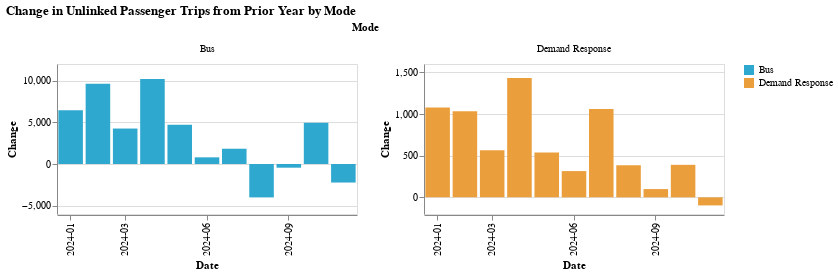

Write notebook code for a chart like this one.
### Code cell
make_bar_chart(by_mode_long[by_mode_long["period_year"] >= 2024], y_col = "change_1yr", color_col = "Mode")

### Figure 1 — Vega-Lite specification as saved in the notebook (floating-point values rounded to 4 significant figures)
{"config": {"view": {"continuousWidth": 300, "continuousHeight": 300}}, "data": {"name": "data-03d7c1ed23aab6035a5f9226ba645ec3"}, "facet": {"field": "Mode", "type": "nominal"}, "spec": {"mark": {"type": "bar"}, "encoding": {"color": {"field": "Mode", "scale": {"range": ["#2EA8CE", "#EB9F3C", "#F4D837", "#51BF9D", "#8CBCCB", "#9487C0", "#136C97", "#E16B26", "#F6BF16", "#00896B", "#7790A3", "#5B559C"]}, "title": "", "type": "nominal"}, "tooltip": [{"field": "period_year_month", "type": "nominal"}, {"field": "change_1yr", "type": "quantitative"}, {"field": "Mode", "type": "nominal"}, {"field": "RTPA", "type": "nominal"}], "x": {"axis": {"values": ["2024-01", "2024-03", "2024-06", "2024-09"]}, "field": "period_year_month", "title": "Date", "type": "ordinal"}, "y": {"field": "change_1yr", "title": "Change", "type": "quantitative"}}, "height": 150, "name": "view_6", "width": 300}, "columns": 2, "params": [{"name": "param_6", "select": {"type": "interval", "encodings": ["x", "y"]}, "bind": "scales", "views": ["view_6"]}], "resolve": {"scale": {"x": "shared", "y": "independent"}}, "title": "Change in Unlinked Passenger Trips from Prior Year by Mode", "$schema": "https://vega.github.io/schema/vega-lite/v5.17.0.json", "datasets": {"data-03d7c1ed23aab6035a5f9226ba645ec3": [{"Mode": "Bus", "RTPA": "Butte County Association of Governments", "period_year": 2024, "period_month": 1, "period_year_month": "2024-01", "upt": 47160.0, "previous_y_m_upt": 40700.0, "change_1yr": 6459.0, "pct_change_1yr": 13.7}, {"Mode": "Bus", "RTPA": "Butte County Association of Governments", "period_year": 2024, "period_month": 2, "period_year_month": "2024-02", "upt": 59280.0, "previous_y_m_upt": 49660.0, "change_1yr": 9619.0, "pct_change_1yr": 16.23}, {"Mode": "Bus", "RTPA": "Butte County Association of Governments", "period_year": 2024, "period_month": 3, "period_year_month": "2024-03", "upt": 53560.0, "previous_y_m_upt": 49300.0, "change_1yr": 4254.0, "pct_change_1yr": 7.94}, {"Mode": "Bus", "RTPA": "Butte County Association of Governments", "period_year": 2024, "period_month": 4, "period_year_month": "2024-04", "upt": 61040.0, "previous_y_m_upt": 50840.0, "change_1yr": 10200.0, "pct_change_1yr": 16.71}, {"Mode": "Bus", "RTPA": "Butte County Association of Governments", "period_year": 2024, "period_month": 5, "period_year_month": "2024-05", "upt": 53310.0, "previous_y_m_upt": 48600.0, "change_1yr": 4705.0, "pct_change_1yr": 8.83}, {"Mode": "Bus", "RTPA": "Butte County Association of Governments", "period_year": 2024, "period_month": 6, "period_year_month": "2024-06", "upt": 38450.0, "previous_y_m_upt": 37650.0, "change_1yr": 800.0, "pct_change_1yr": 2.08}, {"Mode": "Bus", "RTPA": "Butte County Association of Governments", "period_year": 2024, "period_month": 7, "period_year_month": "2024-07", "upt": 35260.0, "previous_y_m_upt": 33420.0, "change_1yr": 1832.0, "pct_change_1yr": 5.2}, {"Mode": "Bus", "RTPA": "Butte County Association of Governments", "period_year": 2024, "period_month": 8, "period_year_month": "2024-08", "upt": 48190.0, "previous_y_m_upt": 52200.0, "change_1yr": -4009.0, "pct_change_1yr": -8.32}, {"Mode": "Bus", "RTPA": "Butte County Association of Governments", "period_year": 2024, "period_month": 9, "period_year_month": "2024-09", "upt": 60720.0, "previous_y_m_upt": 61160.0, "change_1yr": -442.0, "pct_change_1yr": -0.73}, {"Mode": "Bus", "RTPA": "Butte County Association of Governments", "period_year": 2024, "period_month": 10, "period_year_month": "2024-10", "upt": 68750.0, "previous_y_m_upt": 63790.0, "change_1yr": 4961.0, "pct_change_1yr": 7.22}, {"Mode": "Bus", "RTPA": "Butte County Association of Governments", "period_year": 2024, "period_month": 11, "period_year_month": "2024-11", "upt": 50770.0, "previous_y_m_upt": 52990.0, "change_1yr": -2223.0, "pct_change_1yr": -4.38}, {"Mode": "Demand Response", "RTPA": "Butte County Association of Governments", "period_year": 2024, "period_month": 1, "period_year_month": "2024-01", "upt": 6420.0, "previous_y_m_upt": 5343.0, "change_1yr": 1077.0, "pct_change_1yr": 16.78}, {"Mode": "Demand Response", "RTPA": "Butte County Association of Governments", "period_year": 2024, "period_month": 2, "period_year_month": "2024-02", "upt": 6495.0, "previous_y_m_upt": 5461.0, "change_1yr": 1034.0, "pct_change_1yr": 15.92}, {"Mode": "Demand Response", "RTPA": "Butte County Association of Governments", "period_year": 2024, "period_month": 3, "period_year_month": "2024-03", "upt": 6730.0, "previous_y_m_upt": 6166.0, "change_1yr": 564.0, "pct_change_1yr": 8.38}, {"Mode": "Demand Response", "RTPA": "Butte County Association of Governments", "period_year": 2024, "period_month": 4, "period_year_month": "2024-04", "upt": 7231.0, "previous_y_m_upt": 5800.0, "change_1yr": 1431.0, "pct_change_1yr": 19.79}, {"Mode": "Demand Response", "RTPA": "Butte County Association of Governments", "period_year": 2024, "period_month": 5, "period_year_month": "2024-05", "upt": 7015.0, "previous_y_m_upt": 6478.0, "change_1yr": 537.0, "pct_change_1yr": 7.66}, {"Mode": "Demand Response", "RTPA": "Butte County Association of Governments", "period_year": 2024, "period_month": 6, "period_year_month": "2024-06", "upt": 6358.0, "previous_y_m_upt": 6043.0, "change_1yr": 315.0, "pct_change_1yr": 4.95}, {"Mode": "Demand Response", "RTPA": "Butte County Association of Governments", "period_year": 2024, "period_month": 7, "period_year_month": "2024-07", "upt": 6727.0, "previous_y_m_upt": 5668.0, "change_1yr": 1059.0, "pct_change_1yr": 15.74}, {"Mode": "Demand Response", "RTPA": "Butte County Association of Governments", "period_year": 2024, "period_month": 8, "period_year_month": "2024-08", "upt": 7071.0, "previous_y_m_upt": 6686.0, "change_1yr": 385.0, "pct_change_1yr": 5.44}, {"Mode": "Demand Response", "RTPA": "Butte County Association of Governments", "period_year": 2024, "period_month": 9, "period_year_month": "2024-09", "upt": 6471.0, "previous_y_m_upt": 6372.0, "change_1yr": 99.0, "pct_change_1yr": 1.53}, {"Mode": "Demand Response", "RTPA": "Butte County Association of Governments", "period_year": 2024, "period_month": 10, "period_year_month": "2024-10", "upt": 7423.0, "previous_y_m_upt": 7033.0, "change_1yr": 390.0, "pct_change_1yr": 5.25}, {"Mode": "Demand Response", "RTPA": "Butte County Association of Governments", "period_year": 2024, "period_month": 11, "period_year_month": "2024-11", "upt": 6132.0, "previous_y_m_upt": 6229.0, "change_1yr": -97.0, "pct_change_1yr": -1.58}]}}
